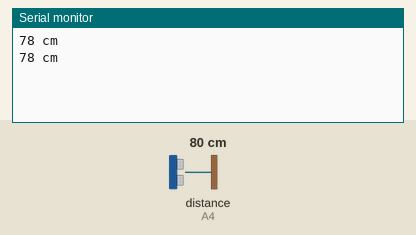
The sketch below on a simulated Arduino Uno, built with avr-gcc and run on an emulated ATmega328P. On the bench: the last lines printed to the serial monitor. Wiring (inferred from the names in the program): ultrasonic range finder: trigger A5; echo A4. The inputs (shaded band) are chosen by the test bench; at power-on: distance to the obstacle (sensor on A4) 80 cm. The echo pulse lasts 58.3 µs per cm.

Above: at 2.8 s.
2.9 s: distance to the obstacle (sensor on A4) set to 2 cm
At 3.8 s:
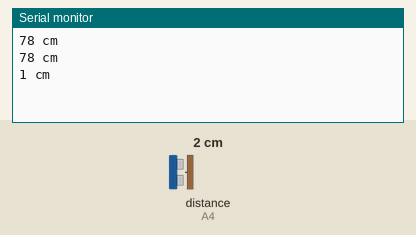
4.4 s: distance to the obstacle (sensor on A4) set to 4 cm
At 5.3 s:
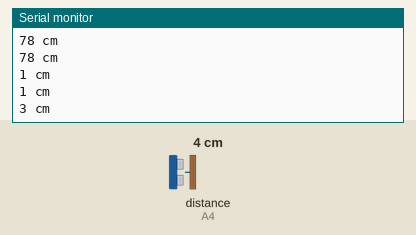
Timing chart, 0 to 7.4 s (numbered marks = the images above; inputs shaded):
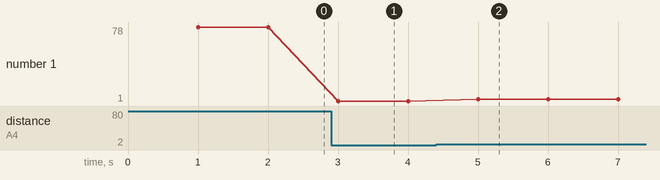

Measured:
- after the input at 2.9 s, the serial monitor: prints a new line after 0.10 s (image 1)
- after the input at 4.4 s, the serial monitor: prints a new line after 0.60 s (image 2)
- plotted number 1: 78 → 1 after the input at 2.9 s, 1 → 3 after the input at 4.4 s

The sketch:

ultrasonic_sensor_test.ino
```cpp
#define TRIG_PIN A5
#define ECHO_PIN A4

unsigned long lastMeasure = 0;
const unsigned long interval = 1000; // 1 seconde

void setup() {
  Serial.begin(9600);
  pinMode(TRIG_PIN, OUTPUT);
  pinMode(ECHO_PIN, INPUT);
}

long mesurerDistance() {
  // Trigger
  digitalWrite(TRIG_PIN, LOW);
  delayMicroseconds(2);
  digitalWrite(TRIG_PIN, HIGH);
  delayMicroseconds(10);
  digitalWrite(TRIG_PIN, LOW);

  // Lecture avec timeout (30 ms)
  long duration = pulseIn(ECHO_PIN, HIGH, 30000);

  if (duration == 0) {
    return -1; // Pas d'écho
  }

  long distance = duration * 0.034 / 2;
  return distance;
}

void loop() {
  unsigned long currentMillis = millis();

  if (currentMillis - lastMeasure >= interval) {
    lastMeasure = currentMillis;

    long distance = mesurerDistance();

    if (distance > 0 && distance < 1180) {
      Serial.print(distance);
      Serial.println(" cm");
    } else {
      Serial.println("Hors portée ou erreur");
    }
  }

  // Ici tu peux ajouter d'autres tâches sans blocage
}
```
